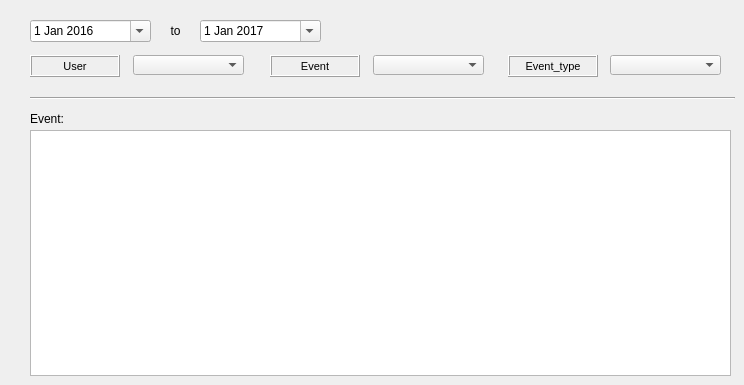
     <widget class="QWidget" name="tab_15">
      <attribute name="title">
       <string>Junction</string>
      </attribute>
      <widget class="QLabel" name="label_event_juction_event">
       <property name="geometry">
        <rect>
         <x>270</x>
         <y>55</y>
         <width>90</width>
         <height>22</height>
        </rect>
       </property>
       <property name="font">
        <font>
         <pointsize>8</pointsize>
        </font>
       </property>
       <property name="frameShape">
        <enum>QFrame::Box</enum>
       </property>
       <property name="frameShadow">
        <enum>QFrame::Raised</enum>
       </property>
       <property name="text">
        <string>Event</string>
       </property>
       <property name="textFormat">
        <enum>Qt::AutoText</enum>
       </property>
       <property name="scaledContents">
        <bool>false</bool>
       </property>
       <property name="alignment">
        <set>Qt::AlignCenter</set>
       </property>
       <property name="margin">
        <number>3</number>
       </property>
      </widget>
      <widget class="QLabel" name="label_junction_event">
       <property name="geometry">
        <rect>
         <x>30</x>
         <y>108</y>
         <width>90</width>
         <height>22</height>
        </rect>
       </property>
       <property name="font">
        <font>
         <pointsize>9</pointsize>
        </font>
       </property>
       <property name="frameShape">
        <enum>QFrame::NoFrame</enum>
       </property>
       <property name="frameShadow">
        <enum>QFrame::Plain</enum>
       </property>
       <property name="text">
        <string>Event:</string>
       </property>
       <property name="textFormat">
        <enum>Qt::AutoText</enum>
       </property>
       <property name="scaledContents">
        <bool>false</bool>
       </property>
       <property name="alignment">
        <set>Qt::AlignLeading|Qt::AlignLeft|Qt::AlignVCenter</set>
       </property>
       <property name="margin">
        <number>3</number>
       </property>
      </widget>
      <widget class="QComboBox" name="event_junction_user">
       <property name="geometry">
        <rect>
         <x>133</x>
         <y>55</y>
         <width>111</width>
         <height>20</height>
        </rect>
       </property>
      </widget>
      <widget class="QDateEdit" name="date_event_junction_from">
       <property name="geometry">
        <rect>
         <x>30</x>
         <y>20</y>
         <width>121</width>
         <height>22</height>
        </rect>
       </property>
       <property name="date">
        <date>
         <year>2016</year>
         <month>1</month>
         <day>1</day>
        </date>
       </property>
       <property name="calendarPopup">
        <bool>true</bool>
       </property>
      </widget>
      <widget class="Line" name="line_5">
       <property name="geometry">
        <rect>
         <x>30</x>
         <y>90</y>
         <width>705</width>
         <height>16</height>
        </rect>
       </property>
       <property name="orientation">
        <enum>Qt::Horizontal</enum>
       </property>
      </widget>
      <widget class="QComboBox" name="event_junction_eventcat_id">
       <property name="geometry">
        <rect>
         <x>373</x>
         <y>55</y>
         <width>111</width>
         <height>20</height>
        </rect>
       </property>
      </widget>
      <widget class="QLabel" name="label_event_juction_event_type">
       <property name="geometry">
        <rect>
         <x>508</x>
         <y>55</y>
         <width>90</width>
         <height>22</height>
        </rect>
       </property>
       <property name="font">
        <font>
         <pointsize>8</pointsize>
        </font>
       </property>
       <property name="frameShape">
        <enum>QFrame::Box</enum>
       </property>
       <property name="frameShadow">
        <enum>QFrame::Raised</enum>
       </property>
       <property name="text">
        <string>Event_type</string>
       </property>
       <property name="textFormat">
        <enum>Qt::AutoText</enum>
       </property>
       <property name="scaledContents">
        <bool>false</bool>
       </property>
       <property name="alignment">
        <set>Qt::AlignCenter</set>
       </property>
       <property name="margin">
        <number>3</number>
       </property>
      </widget>
      <widget class="QLabel" name="label_event_juction_user">
       <property name="geometry">
        <rect>
         <x>30</x>
         <y>55</y>
         <width>90</width>
         <height>22</height>
        </rect>
       </property>
       <property name="font">
        <font>
         <pointsize>8</pointsize>
        </font>
       </property>
       <property name="frameShape">
        <enum>QFrame::Box</enum>
       </property>
       <property name="frameShadow">
        <enum>QFrame::Raised</enum>
       </property>
       <property name="text">
        <string>User</string>
       </property>
       <property name="textFormat">
        <enum>Qt::AutoText</enum>
       </property>
       <property name="scaledContents">
        <bool>false</bool>
       </property>
       <property name="alignment">
        <set>Qt::AlignCenter</set>
       </property>
       <property name="margin">
        <number>3</number>
       </property>
      </widget>
      <widget class="QComboBox" name="cat_event_junction_eventtype_id">
       <property name="geometry">
        <rect>
         <x>610</x>
         <y>55</y>
         <width>111</width>
         <height>20</height>
        </rect>
       </property>
      </widget>
      <widget class="QDateEdit" name="date_event_junction_to">
       <property name="geometry">
        <rect>
         <x>200</x>
         <y>20</y>
         <width>121</width>
         <height>22</height>
        </rect>
       </property>
       <property name="date">
        <date>
         <year>2017</year>
         <month>1</month>
         <day>1</day>
        </date>
       </property>
       <property name="calendarPopup">
        <bool>true</bool>
       </property>
      </widget>
      <widget class="QLabel" name="label_event_junction_to">
       <property name="geometry">
        <rect>
         <x>160</x>
         <y>20</y>
         <width>31</width>
         <height>22</height>
        </rect>
       </property>
       <property name="font">
        <font>
         <pointsize>9</pointsize>
        </font>
       </property>
       <property name="frameShape">
        <enum>QFrame::NoFrame</enum>
       </property>
       <property name="frameShadow">
        <enum>QFrame::Raised</enum>
       </property>
       <property name="text">
        <string>to</string>
       </property>
       <property name="textFormat">
        <enum>Qt::AutoText</enum>
       </property>
       <property name="scaledContents">
        <bool>false</bool>
       </property>
       <property name="alignment">
        <set>Qt::AlignCenter</set>
       </property>
       <property name="margin">
        <number>3</number>
       </property>
      </widget>
      <widget class="QTableView" name="event_x_junction_state_observ">
       <property name="geometry">
        <rect>
         <x>30</x>
         <y>130</y>
         <width>701</width>
         <height>246</height>
        </rect>
       </property>
      </widget>
     </widget>
